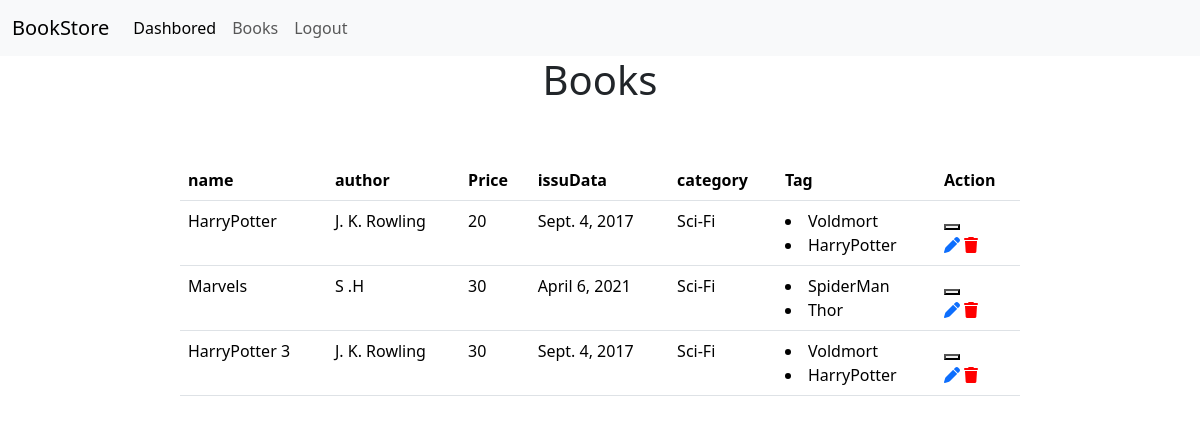
The page /books/ on the database its author committed.
### Store/models.py (models this page shows, shortened)
class Book(models.Model):
    name = models.CharField(max_length=100,null=True, blank=True)
    author = models.CharField(max_length=100 ,null=True, blank=True)
    price = models.CharField(max_length=100 ,null=True)
    issuDate = models.DateField(null=True, blank=True)
    CATOGRTY = [
        ('Fiction', 'Fiction'),
        ('Non-Fiction', 'Non-Fiction'),
        ('Biography', 'Biography'),
        ('Thriller', 'Thriller'),
        ('Romance', 'Romance'),
        ('Horror', 'Horror'),
        ('Mystery', 'Mystery'),
        ('Sci-Fi', 'Sci-Fi'),
        ('Self-Help', 'Self-Help'),
        ('Health', 'Health'),
        ('Cooking', 'Cooking'),
        ('History', 'History'),
        ('Travel', 'Travel'),
        ('Education', 'Education'),
        ('Business', 'Business'),
        ('Politics', 'Politics'),
        ('Religion', 'Religion'),
        ('Spirituality', 'Spirituality'),
        ('Science', 'Science'),
        ('Technology', 'Technology'),
    ]
    category = models.CharField(max_length=100, choices=CATOGRTY)
    tag = models.ManyToManyField(Tag, blank=True, null= True)

class Tag (models.Model):
    name = models.CharField(max_length=100)

### Store/views.py (the view)
# urls.py: path('books/',book,name ='books'),
def book(request):
    form = BookForm()
    if request.method == 'POST':
        form = BookForm(request.POST)
        if form.is_valid():
            form.save()
            return redirect('/books')
    books= Book.objects.all()
    context = {'books':books}
    return render(request,'book.html',context)

### Store/templates/book.html (shortened to what this page needs)
{% extends "main.html" %}
{% block content %}
<div class='content'>
<h1>Books</h1>
{% if books %}
    <table class="table table-hover">
        <thead>
          <tr>
            <th scope="col">name</th>
            <th scope="col">author</th>
            <th scope="col">Price</th>
            <th scope="col">issuData</th>
            <th scope="col">category</th>
            <th scope="col">
                Tag
            </th>
            <th scope="col">
                Action
            </th>
          </tr>
        </thead>
        <tbody>
        {% for book in books %}
          <tr>
            <td>{{book.name}}</td>
            <td>{{book.author}}</td>
            <td>{{book.price}}</td>
            <td>{{book.issuDate}}</td>
            <td>{{book.category}}</td>
            <td>
            {% for t in book.tag.all %}
            <li>{{t.name}}</li>
            {% endfor %}
            </td>
            <td>
              <div calss="Action" >
                <form action="{% url "deletebook" book.id %}" method="POST">
                  <button type="submit" onclick="return confirm('Are you Sure u wanna delete a this book ??')"> </button>
                </form>
                <a href = '#'><i class="fa-solid fa-pen"></i></a>
                <a href='#'><i class="fa-solid fa-trash"></i></a>
              </div>
            </td>
          </tr>
          {% endfor %}
        </tbody>
      </table>
      {% else %}
      <p> there is no orders  </p>
      {% endif %}
    </div>
{% endblock  %}

### static/css/style.css (style rules this page uses)
.table-hover { width: 50%; }
.content { display: flex; flex-direction: column; justify-content: center; align-items: center; }
.table { width: 70%; }
.fa-trash { color: red; }
.table { margin-top: 3rem; }

### rows shown on the page
Book: name "HarryPotter", author "J. K. Rowling", price "20", issuDate "Sept. 4, 2017", category "Sci-Fi"
Tag: name "Voldmort"
Tag: name "HarryPotter"
Book: name "Marvels", author "S .H", price "30", issuDate "April 6, 2021", category "Sci-Fi"
Tag: name "SpiderMan"
Tag: name "Thor"
Book: name "HarryPotter 3", author "J. K. Rowling", price "30", issuDate "Sept. 4, 2017", category "Sci-Fi"
